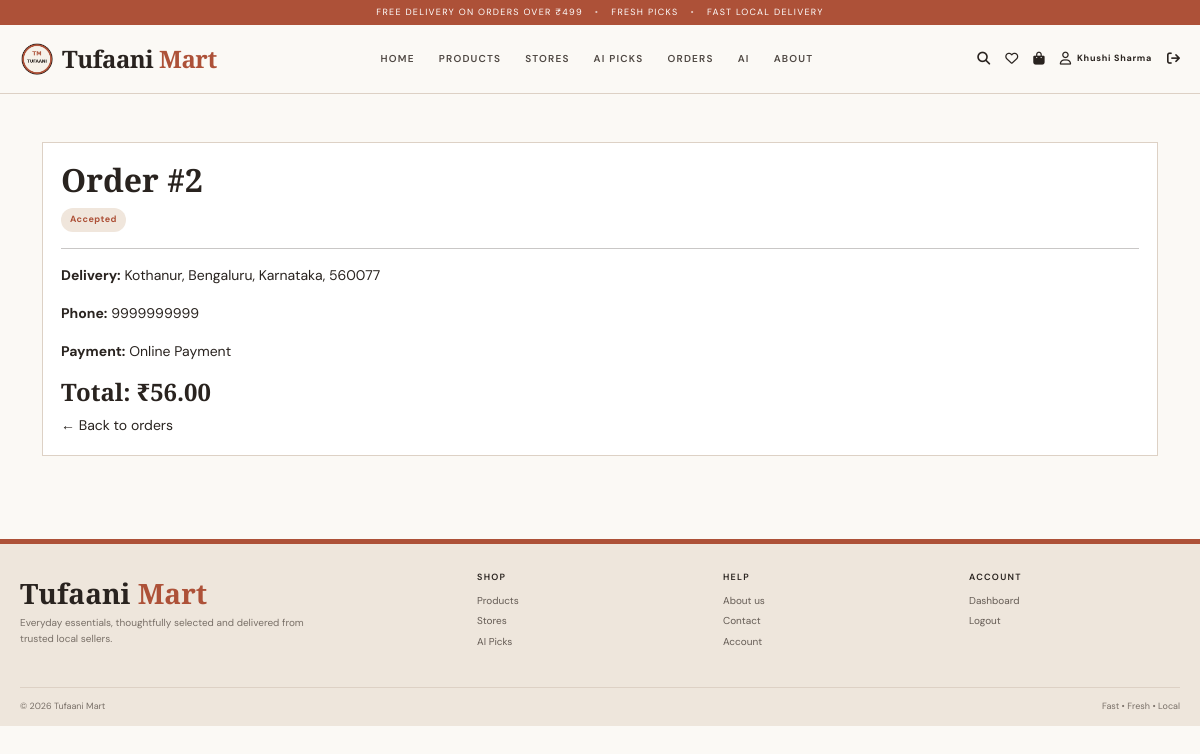
Page /orders/2 (signed in) on the committed database.
### models/user.py (models this page shows, shortened)
class User(db.Model):
    __tablename__ = "user"
    id = db.Column(db.Integer, primary_key=True)
    full_name = db.Column(db.String(150), nullable=False)
    email = db.Column(db.String(150), unique=True, nullable=False)
    phone = db.Column(db.String(20))
    password = db.Column(db.String(255), nullable=False)
    role = db.Column(db.String(20), nullable=False, default="customer")
    store_name = db.Column(db.String(150))
    is_permanent_admin = db.Column(db.Boolean, default=False)
    is_approved = db.Column(db.Boolean, default=True)
    approval_status = db.Column(db.String(20), default="Approved")
    created_at = db.Column(db.DateTime, server_default=db.func.now())

### models/order.py (models this page shows)
class Order(db.Model):
    __tablename__ = "orders"
    id = db.Column(db.Integer, primary_key=True)
    user_id = db.Column(db.Integer, nullable=False)
    total_amount = db.Column(db.Float, nullable=False, default=0)
    status = db.Column(db.String(50), nullable=False, default="Pending")
    payment_method = db.Column(db.String(50), nullable=False, default="Cash on Delivery")
    delivery_address = db.Column(db.Text)
    phone = db.Column(db.String(20))
    ordered_at = db.Column(db.DateTime, server_default=db.func.now())
    items = db.relationship("OrderItem", backref="order", lazy=True,
                            cascade="all, delete-orphan")

### app.py (the view)
@app.route("/orders/<int:order_id>")
@customer_required
def order_details(order_id):
    order = Order.query.filter_by(id=order_id, user_id=session["user_id"]).first_or_404()
    return render_template("order_details.html", order=order)

### app.py (called while the page is built)
def role_required(role):
    def decorator(fn=None):
        def wrap(view):
            @wraps(view)
            def wrapper(*args, **kwargs):
                if "user_id" not in session:
                    flash("Please login first.", "warning")
                    return redirect(url_for("login"))
                if session.get("role") != role:
                    flash("You do not have permission to access this page.", "error")
                    return redirect(url_for("dashboard"))
                return view(*args, **kwargs)
            return wrapper
        if fn is None:
            return wrap
        return wrap(fn)
    return decorator

@app.context_processor
def inject_globals():
    return {"current_user": User.query.get(session["user_id"]) if session.get("user_id") else None}

### templates/order_details.html
{% extends "base.html" %}{% block content %}<section class="container py-5"><div class="summary"><h2>Order #{{ order.id }}</h2><span class="status">{{ order.status }}</span><hr><p><b>Delivery:</b> {{ order.delivery_address }}</p><p><b>Phone:</b> {{ order.phone }}</p><p><b>Payment:</b> {{ order.payment_method }}</p><h4>Total: ₹{{ '%.2f'|format(order.total_amount) }}</h4><a href="{{ url_for('orders') }}">← Back to orders</a></div></section>{% endblock %}

### templates/base.html (shortened to what this page needs)
<!doctype html>
<html lang="en">
<head>
<link href="https://cdn.jsdelivr.net/npm/bootstrap@5.3.3/dist/css/bootstrap.min.css" rel="stylesheet">
<link href="https://cdnjs.cloudflare.com/ajax/libs/font-awesome/6.7.2/css/all.min.css" rel="stylesheet">
<link rel="stylesheet" href="{{ url_for('static', filename='css/style.css') }}">
</head>
<body>
<div class="announcement">FREE DELIVERY ON ORDERS OVER ₹499 <span>•</span> FRESH PICKS <span>•</span> FAST LOCAL DELIVERY</div>
<header class="site-header">
  <div class="container-wide nav-shell">
    <a class="brand" href="{{ url_for('home') }}">
      {% if url_for('static', filename='images/logo.png') %}<img src="{{ url_for('static', filename='images/logo.png') }}" alt="Tufaani Mart">{% endif %}
      <span>Tufaani <em>Mart</em></span>
    </a>
    <nav id="mainNav" class="collapse nav-links">
      <a href="{{ url_for('home') }}">HOME</a>
      <a href="{{ url_for('products') }}">PRODUCTS</a>
      <a href="{{ url_for('stores') }}">STORES</a>
      {% if session.get('role') == 'customer' %}
        <a href="{{ url_for('ai_picks') }}">AI PICKS</a>
        <a href="{{ url_for('orders') }}">ORDERS</a>
      {% elif session.get('role') == 'seller' %}
        <a href="{{ url_for('seller_products') }}">MY PRODUCTS</a>
        <a href="{{ url_for('seller_orders') }}">MANAGE ORDERS</a>
      {% elif session.get('role') == 'admin' %}
        <a href="{{ url_for('admin_dashboard') }}">ADMIN</a>
      {% endif %}
      <a href="{{ url_for('ai') }}">AI</a><a href="{{ url_for('about') }}">ABOUT</a>
    </nav>
    <div class="nav-actions">
      <a href="{{ url_for('products') }}" aria-label="Search"><i class="fa-solid fa-magnifying-glass"></i></a>
      {% if session.get('role') == 'customer' %}<a href="{{ url_for('wishlist') }}" aria-label="Wishlist"><i class="fa-regular fa-heart"></i></a><a href="{{ url_for('cart') }}" aria-label="Cart"><i class="fa-solid fa-bag-shopping"></i></a>{% endif %}
      {% if session.get('user_id') %}<a href="{{ url_for('profile') }}" class="account-link"><i class="fa-regular fa-user"></i><span>{{ session.get('name') }}</span></a><a href="{{ url_for('logout') }}" aria-label="Logout"><i class="fa-solid fa-arrow-right-from-bracket"></i></a>{% else %}<a href="{{ url_for('login') }}" class="account-link"><i class="fa-regular fa-user"></i><span>LOGIN</span></a>{% endif %}
    </div>
  </div>
</header>
<main>
{% block content %}{% endblock %}
</main>
<footer class="site-footer">
  <div class="container-wide footer-grid">
    <div><div class="footer-brand">Tufaani <em>Mart</em></div><p>Everyday essentials, thoughtfully selected and delivered from trusted local sellers.</p></div>
    <div><h6>SHOP</h6><a href="{{ url_for('products') }}">Products</a><a href="{{ url_for('stores') }}">Stores</a>{% if session.get('role')=='customer' %}<a href="{{ url_for('ai_picks') }}">AI Picks</a>{% endif %}</div>
    <div><h6>HELP</h6><a href="{{ url_for('about') }}">About us</a><a href="{{ url_for('contact') }}">Contact</a><a href="{{ url_for('profile') if session.get('user_id') else url_for('login') }}">Account</a></div>
    <div><h6>ACCOUNT</h6>{% if session.get('user_id') %}<a href="{{ url_for('dashboard') }}">Dashboard</a><a href="{{ url_for('logout') }}">Logout</a>{% else %}<a href="{{ url_for('login') }}">Login</a><a href="{{ url_for('register') }}">Create account</a>{% endif %}</div>
  </div>
  <div class="container-wide footer-bottom"><span>© 2026 Tufaani Mart</span><span>Fast • Fresh • Local</span></div>
</footer>
</body>
</html>

### static/css/style.css (style rules this page uses)
:root { --rust:#ad5138;--rust-dark:#873d2b;--cream:#f6f1e9;--paper:#fbf9f5;--sand:#e8ddd0;--ink:#29231f;--muted:#786f67;--line:#ddd1c5;--white:#fff;--green:#3f6b54 }
* { box-sizing:border-box }
html { scroll-behavior:smooth }
body { margin:0;background:var(--paper);color:var(--ink);font-family:"DM Sans",sans-serif;font-size:14px;line-height:1.55 }
.container-wide { width:min(1180px,calc(100% - 40px));margin:auto }
h1,h2,h3,h4,h5,h6,.brand,.footer-brand { font-family:"Playfair Display",serif;font-weight:600 }
a { color:inherit;text-decoration:none }
.announcement { height:25px;background:var(--rust);color:#fff;text-align:center;font-size:9px;letter-spacing:.14em;display:flex;align-items:center;justify-content:center;gap:12px }
.announcement span { opacity:.65 }
.site-header { background:rgba(251,249,245,.97);border-bottom:1px solid var(--line);position:sticky;top:0;z-index:50 }
.nav-shell { min-height:68px;display:flex;align-items:center;gap:28px }
.brand { display:flex;align-items:center;gap:8px;font-size:24px;white-space:nowrap;letter-spacing:-.02em }
.brand img { width:34px;height:34px;object-fit:contain }
.brand em,.footer-brand em { font-style:normal;color:var(--rust) }
.nav-links { display:flex!important;align-items:center;justify-content:center;gap:24px;flex:1 }
.nav-links a { font-size:10px;letter-spacing:.12em;font-weight:600;color:#4f4843 }
.nav-actions { display:flex;align-items:center;gap:15px }
.nav-actions a { font-size:13px }
.account-link { display:flex;gap:6px;align-items:center }
.account-link span { font-size:9px;letter-spacing:.08em;font-weight:700 }
.status { display:inline-block;padding:5px 9px;border-radius:999px;background:#f0e6dc;color:var(--rust);font-size:9px;letter-spacing:.05em;font-weight:700 }
.site-footer { margin-top:35px;background:#eee6dc;border-top:5px solid var(--rust);padding-top:28px }
.footer-grid { display:grid;grid-template-columns:2fr 1fr 1fr 1fr;gap:35px;padding-bottom:25px }
.footer-brand { font-size:28px }
.footer-grid p { font-size:10px;color:var(--muted);max-width:300px }
.footer-grid h6 { font-family:"DM Sans",sans-serif;font-size:9px;letter-spacing:.14em;margin-bottom:10px }
.footer-grid a { display:block;font-size:10px;color:#645b54;margin:5px 0 }
.footer-bottom { border-top:1px solid var(--line);padding:12px 0;display:flex;justify-content:space-between;font-size:9px;color:var(--muted) }
.summary { background:#fff;border:1px solid var(--line);padding:18px }

### rows in the picture
User: get "Khushi Sharma"
Order: id "2", status "Accepted", delivery_address "Kothanur, Bengaluru, Karnataka, 560077", phone "9999999999", payment_method "Online Payment", total_amount "56.00"
